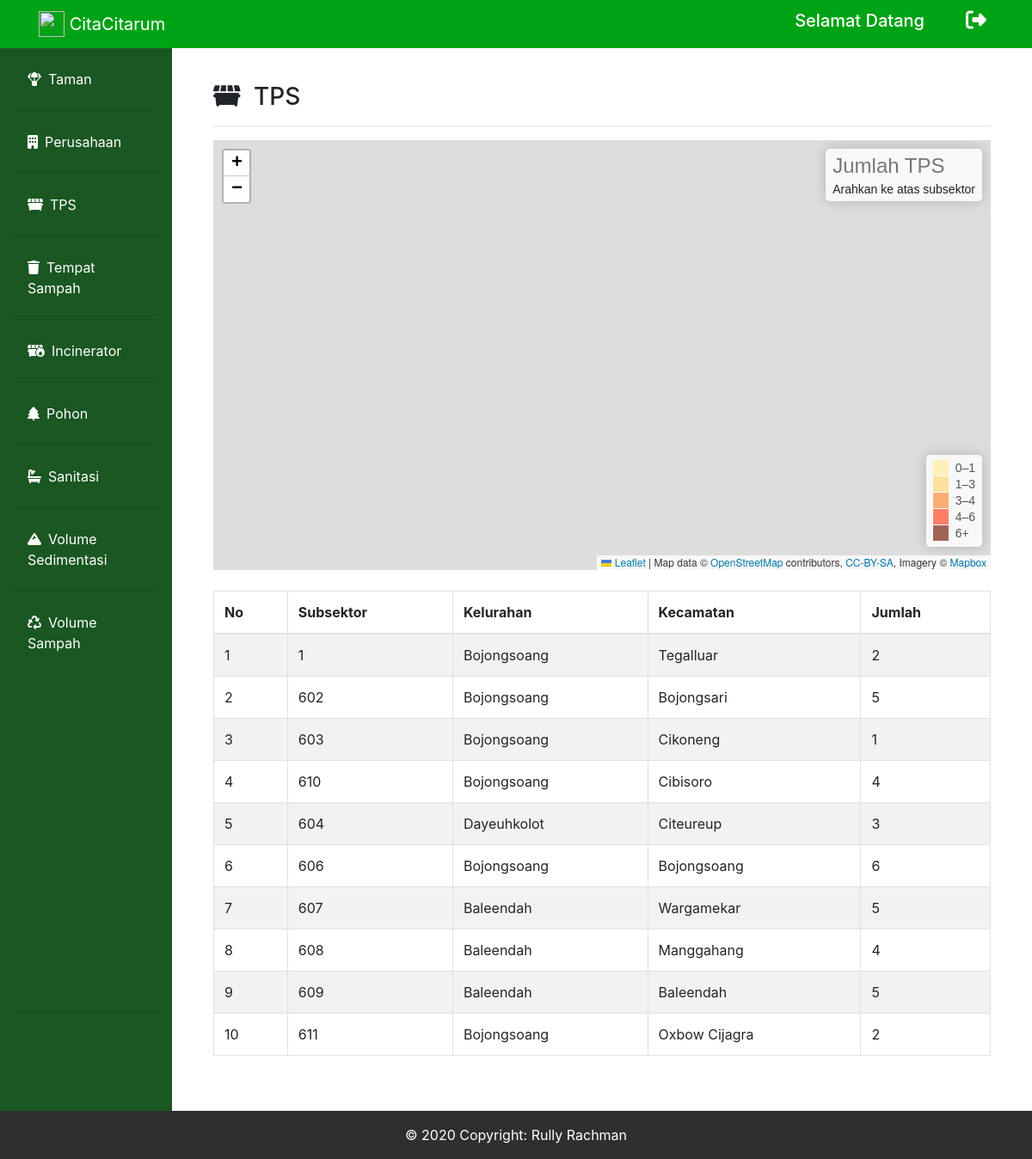
Page /dansektor_tps.php on the committed database.
### tables this page shows
CREATE TABLE `tps` (
  `id_tps` int(50) NOT NULL,
  `id_subsektor` int(50) NOT NULL,
  `kecamatan` varchar(200) NOT NULL,
  `kelurahan` varchar(200) NOT NULL,
  `tahun` varchar(200) NOT NULL,
  `jumlah` varchar(200) NOT NULL
);

### dansektor_tps.php (the view, shortened to what this page needs)
<?php
include("connect.php");
?>
<!doctype html>
<html lang="en">
  <head>
    <link rel="stylesheet" href="https://stackpath.bootstrapcdn.com/bootstrap/4.4.1/css/bootstrap.min.css">
    <link rel="stylesheet" href="https://unpkg.com/leaflet@1.6.0/dist/leaflet.css"crossorigin=""/>
    <link rel="stylesheet" href="fontawesome/css/all.min.css">
  </head>
  <body>
        <nav class="navbar navbar-expand-lg navbar-dark bg-gradient-primary fixed-top" style="background-color: #00A316" id="bar">
            <div class="container">
                <a href="dansektor_dashboard.php" class="navbar-brand" href="index.php">
                    <img src="img/logocitarum.png" width="30" height="30" class="d-inline-block align-top" alt="">  CitaCitarum</a>
                <div class="collapse navbar-collapse" id="navbarText">
                <span class="mr-5"><h5>Selamat Datang <?php echo $_SESSION["name"]?></h5></span>
                <div class="icon">
                    <h4>
                        <a href="dansubsektor_dashboard.php?logout='1'" class="text-decoration-none"><i class="fas fa-sign-out-alt mr-2" data-toggle="tooltip" title="Logout"></i></a>
                    </h4>
                </div>
        </nav>
        <div class="row no-gutters mt-5">
        <div class="col-md-2 pt-2 sidebar" style="background-color:#1A5722">
        <ul class="nav flex-column pl-3 pr-3 pb-3 p-1 pt-3" style="background-color: #1A5722">
            <li class="nav-item">
                <a class="nav-link text-white active" href="dansektor_laporansektor.php"><i class="fas fa-parachute-box mr-2"></i>Taman</a><hr>
            </li>
            <li class="nav-item">
                <a class="nav-link text-white" href="dansektor_perusahaan.php"><i class="fas fa-building mr-2"></i>Perusahaan</a><hr>
            </li>
            <li class="nav-item">
                <a class="nav-link text-white" href="dansektor_tps.php" ><i class="fas fa-dumpster mr-2"></i>TPS</a><hr>
            </li>
            <li class="nav-item">
                <a class="nav-link text-white" href="dansektor_tempatsampah.php"><i class="fas fa-trash mr-2"></i>Tempat Sampah</a><hr>
            </li>
            <li class="nav-item">
                <a class="nav-link text-white" href="dansektor_Incinerator.php"><i class="fas fa-dumpster-fire mr-2"></i>Incinerator</a><hr>
            </li>
            <li class="nav-item">
                <a class="nav-link text-white" href="dansektor_pohon.php"><i class="fas fa-tree mr-2"></i>Pohon</a><hr>
            </li>
            <li class="nav-item">
                <a class="nav-link text-white" href="dansektor_sanitasi.php"><i class="fas fa-bath mr-2"></i>Sanitasi</a><hr>
            </li>
            <li class="nav-item">
                <a class="nav-link text-white" href="dansektor_sedimentasi.php"><i class="fas fa-mountain mr-2"></i>Volume Sedimentasi</a><hr>
            </li>
            <li class="nav-item">
                <a class="nav-link text-white" href="dansektor_sampah.php" style="margin-bottom: 410px;"><i class="fas fa-recycle mr-2"></i>Volume Sampah</a><hr>
            </li>
        </ul>
        </div>
        <div class="col-md-10 p-5">
            <h3><i class="fas fa-dumpster mr-2"></i> TPS</h3>
            <hr>
            <div id="mapid"></div>
            <br>
            <table class="table table-striped table-bordered">
            <thead>
                <tr>
                <th scope="col">No</th>
                <th scope="col">Subsektor</th>
                <th scope="col">Kelurahan</th>
                <th scope="col">Kecamatan</th>
                <th scope="col">Jumlah</th>
                </tr>
            </thead>
            <tbody>
            <?php
                $query = "SELECT * FROM tps ORDER BY id_tps ASC";
                $sql = mysqli_query($conn, $query);
                $no = 1;
                while($row = mysqli_fetch_array($sql)){
                echo "
                    <tr>
                    <td>$no</td>
                    <td>$row[id_subsektor]</td>
                    <td>$row[kecamatan]</td>
                    <td>$row[kelurahan]</td>
                    <td>$row[jumlah]</td>
                    </tr>";
                    $no++;
                }
            ?>
            </tbody>
            </table>
        </div>
    </div>
        <footer>
            <div class="footer-copyright text-center py-3">© 2020 Copyright: Rully Rachman
            </div>
        </footer>
  </body>
</html>

### dansektor_tps.php (style rules this page uses)
.navbar { color: white; }
.icon a { color: white; text-decoration: none; }
.footer-copyright { background-color: #2f2f2f; color: white; }
#mapid { height: 500px; }

### rows in the picture
tps: id_subsektor "1", kecamatan "Bojongsoang", kelurahan "Tegalluar", jumlah "2"
tps: id_subsektor "602", kecamatan "Bojongsoang", kelurahan "Bojongsari", jumlah "5"
tps: id_subsektor "603", kecamatan "Bojongsoang", kelurahan "Cikoneng", jumlah "1"
tps: id_subsektor "610", kecamatan "Bojongsoang", kelurahan "Cibisoro", jumlah "4"
tps: id_subsektor "604", kecamatan "Dayeuhkolot", kelurahan "Citeureup", jumlah "3"
tps: id_subsektor "606", kecamatan "Bojongsoang", kelurahan "Bojongsoang", jumlah "6"
tps: id_subsektor "607", kecamatan "Baleendah", kelurahan "Wargamekar", jumlah "5"
tps: id_subsektor "608", kecamatan "Baleendah", kelurahan "Manggahang", jumlah "4"
tps: id_subsektor "609", kecamatan "Baleendah", kelurahan "Baleendah", jumlah "5"
tps: id_subsektor "611", kecamatan "Bojongsoang", kelurahan "Oxbow Cijagra", jumlah "2"
